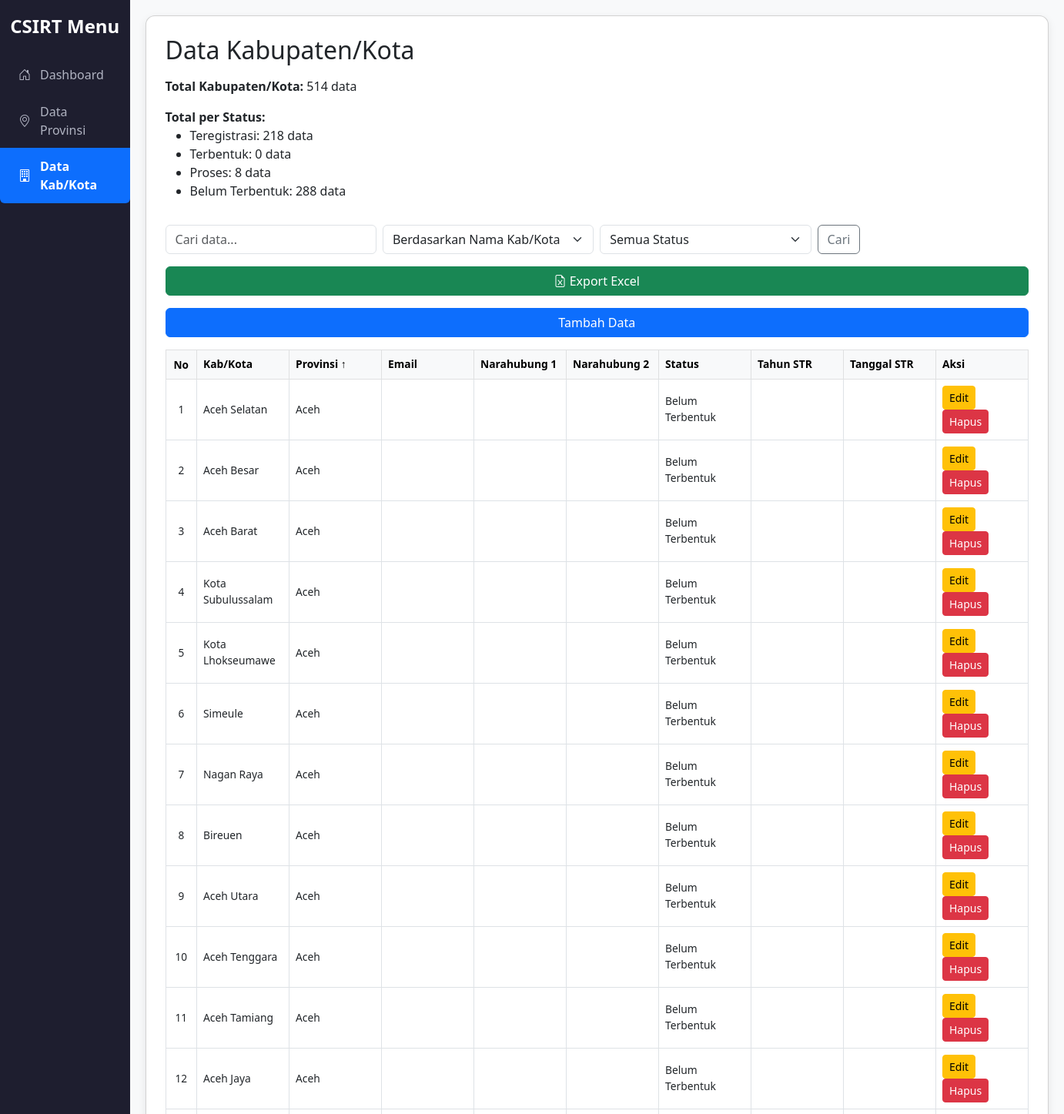
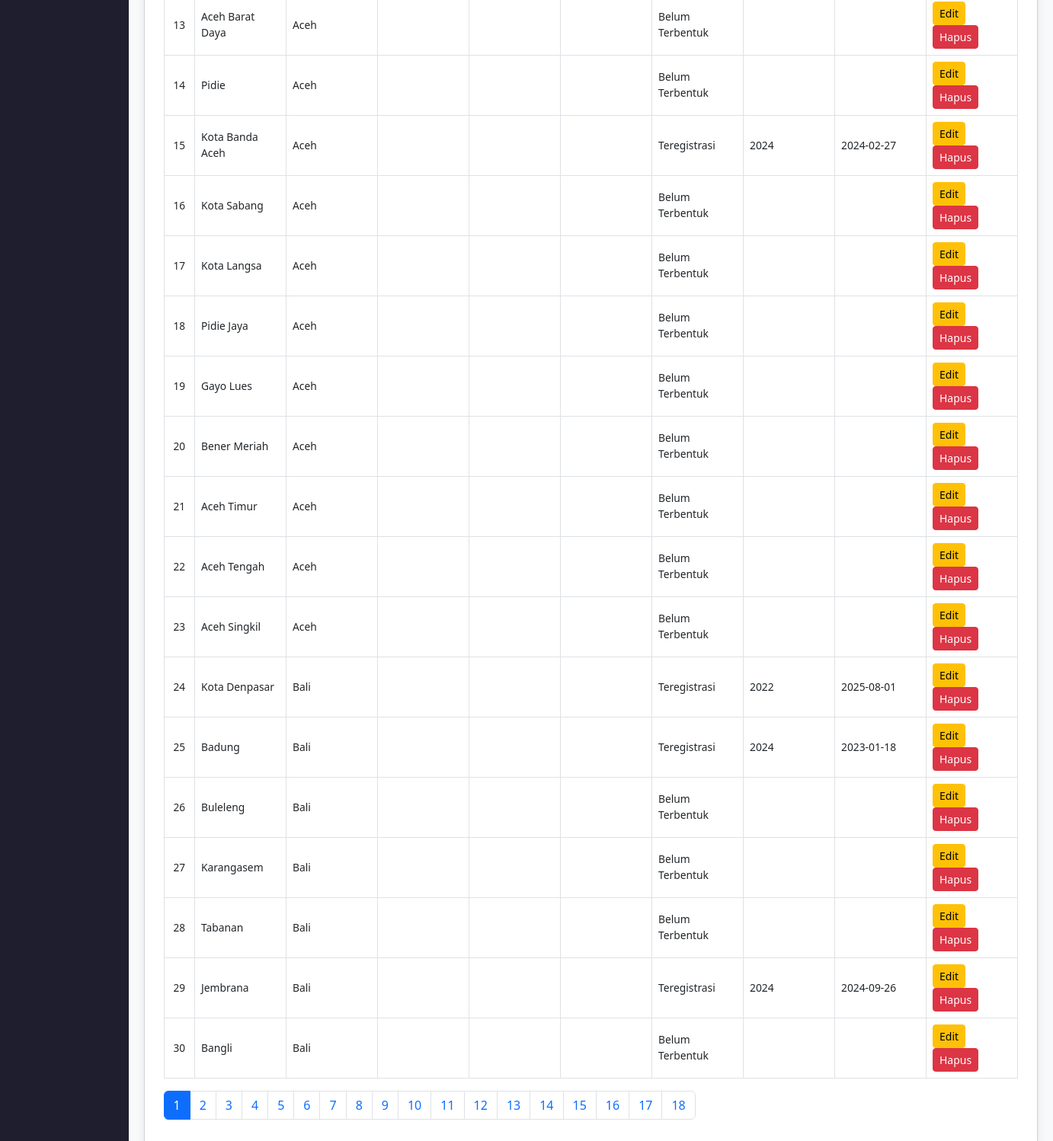
The page /kabkot.php on the database its author committed (2 pictures, top to bottom).
### tables this page shows
CREATE TABLE `kabkot` (
  `id` int NOT NULL AUTO_INCREMENT,
  `nama` varchar(100) NOT NULL,
  `email` varchar(100) DEFAULT NULL,
  `narahubung1` varchar(100) DEFAULT NULL,
  `narahubung2` varchar(100) DEFAULT NULL,
  `status` varchar(100) DEFAULT NULL,
  `tahunSTR` year DEFAULT NULL,
  `tanggalSTR` date DEFAULT NULL,
  `id_provinsi` int DEFAULT NULL,
  PRIMARY KEY (`id`),
  KEY `id_provinsi` (`id_provinsi`),
  CONSTRAINT `kabkot_ibfk_1` FOREIGN KEY (`id_provinsi`) REFERENCES `provinsi` (`id`)
);

CREATE TABLE `provinsi` (
  `id` int NOT NULL AUTO_INCREMENT,
  `nama` varchar(100) NOT NULL,
  `email` varchar(100) DEFAULT NULL,
  `narahubung1` varchar(100) DEFAULT NULL,
  `narahubung2` varchar(100) DEFAULT NULL,
  `tahunSTR` int DEFAULT NULL,
  `tanggalSTR` date DEFAULT NULL,
  `status` varchar(255) DEFAULT NULL,
  PRIMARY KEY (`id`),
  UNIQUE KEY `nama` (`nama`)
);

### kabkot.php (the view, shortened to what this page needs)
<?php include 'conn.php'; ?>
<!DOCTYPE html>
<html>
<head>
    <link href="https://cdn.jsdelivr.net/npm/bootstrap@5.3.0/dist/css/bootstrap.min.css" rel="stylesheet">
    <link href="https://cdn.jsdelivr.net/npm/bootstrap-icons@1.10.5/font/bootstrap-icons.css" rel="stylesheet">
</head>
<body>
<div class="sidebar">
    <h4 class="text-center mb-4">CSIRT Menu</h4>
    <div class="list-group">
        <a href="index.php" class="list-group-item <?= basename($_SERVER['PHP_SELF']) == 'index.php' ? 'active' : '' ?>">
            <i class="bi bi-house-door"></i> Dashboard
        </a>
        <a href="provinsi.php" class="list-group-item <?= basename($_SERVER['PHP_SELF']) == 'provinsi.php' ? 'active' : '' ?>">
            <i class="bi bi-geo-alt"></i> Data Provinsi
        </a>
        <a href="kabkot.php" class="list-group-item <?= basename($_SERVER['PHP_SELF']) == 'kabkot.php' ? 'active' : '' ?>">
            <i class="bi bi-building"></i> Data Kab/Kota
        </a>
    </div>
</div>
<div class="content">
    <div class="card">
        <h2 class="mb-3">Data Kabupaten/Kota</h2>
        <?php
        $total_result = $conn->query("SELECT COUNT(*) AS total FROM kabkot");
        $total_row = $total_result->fetch_assoc();
        echo "<p><strong>Total Kabupaten/Kota:</strong> {$total_row['total']} data</p>";
        ?>
        <?php
        $search = trim($_GET['search'] ?? '');
        $search_by = $_GET['search_by'] ?? 'nama';
        $filter_status = $_GET['filter_status'] ?? '';
        $where_conditions = [];
        $where_clause = count($where_conditions) > 0 ? "WHERE " . implode(" AND ", $where_conditions) : "";
        $status_list = ['Teregistrasi', 'Terbentuk', 'Proses'];
        $counts = [];
        foreach ($status_list as $s) {
            $status_condition = "kabkot.status = '$s'";
            $sql_count = "SELECT COUNT(*) as total FROM kabkot
                          JOIN provinsi ON kabkot.id_provinsi = provinsi.id
                          $where_clause " . ($where_clause ? "AND $status_condition" : "WHERE $status_condition");
            $res = $conn->query($sql_count);
            $row = $res->fetch_assoc();
            $counts[$s] = $row['total'];
        }
        $null_condition = "(kabkot.status IS NULL OR kabkot.status = '' OR kabkot.status = '-')";
        $sql_null = "SELECT COUNT(*) as total FROM kabkot
                     JOIN provinsi ON kabkot.id_provinsi = provinsi.id
                     $where_clause " . ($where_clause ? "AND $null_condition" : "WHERE $null_condition");
        $res = $conn->query($sql_null);
        $row = $res->fetch_assoc();
        $counts['Belum Terbentuk'] = $row['total'];
        ?>
        <div class="mb-3">
            <strong>Total per Status:</strong>
            <ul>
                <li>Teregistrasi: <?= $counts['Teregistrasi'] ?> data</li>
                <li>Terbentuk: <?= $counts['Terbentuk'] ?> data</li>
                <li>Proses: <?= $counts['Proses'] ?> data</li>
                <li>Belum Terbentuk: <?= $counts['Belum Terbentuk'] ?> data</li>
            </ul>
        </div>
        <form class="mb-3" method="get">
            <div class="row g-2 align-items-center">
                <div class="col-md-3">
                    <input type="text" name="search" class="form-control" placeholder="Cari data..." value="<?= htmlspecialchars($search) ?>">
                </div>
                <div class="col-md-3">
                    <select name="search_by" class="form-select">
                        <option value="nama" <?= $search_by === 'nama' ? 'selected' : '' ?>>Berdasarkan Nama Kab/Kota</option>
                    </select>
                </div>
                <div class="col-md-3">
                    <select name="filter_status" class="form-select">
                        <option value="">Semua Status</option>
                    </select>
                </div>
                <div class="col-md-auto">
                    <button class="btn btn-outline-secondary" type="submit">Cari</button>
                </div>
            </div>
        </form>
        <a href="kabkot_export_csv.php?search=<?= urlencode($search) ?>&search_by=<?= $search_by ?>&filter_status=<?= urlencode($filter_status) ?>" class="btn btn-success mb-3"><i class="bi bi-file-earmark-excel"></i> Export Excel</a>
        <a href="kabkot_tambah.php" class="btn btn-primary mb-3">Tambah Data</a>
        <?php
        $allowed_columns = ['nama', 'provinsi_nama', 'email', 'narahubung1', 'narahubung2', 'status', 'tahunSTR', 'tanggalSTR'];
        $sort = in_array($_GET['sort'] ?? '', $allowed_columns) ? $_GET['sort'] : 'provinsi_nama';
        $order = ($_GET['order'] ?? 'asc') === 'desc' ? 'desc' : 'asc';
        $new_order = $order === 'asc' ? 'desc' : 'asc';
        function sort_arrow($column, $current, $order) {
            if ($column !== $current) return '';
            return $order === 'asc' ? ' ↑' : ' ↓';
        }
        $per_page = 30;
        $page = isset($_GET['page']) ? max(1, (int)$_GET['page']) : 1;
        $offset = ($page - 1) * $per_page;
        $count_sql = "SELECT COUNT(*) as total FROM kabkot
                      JOIN provinsi ON kabkot.id_provinsi = provinsi.id
                      $where_clause";
        $count_result = $conn->query($count_sql);
        $filtered_total = $count_result->fetch_assoc()['total'];
        $sql = "SELECT kabkot.*, provinsi.nama AS provinsi_nama
                FROM kabkot
                JOIN provinsi ON kabkot.id_provinsi = provinsi.id
                $where_clause
                ORDER BY $sort $order
                LIMIT $per_page OFFSET $offset";
        $result = $conn->query($sql);
        ?>
        <div class="table-responsive">
            <table class="table table-bordered align-middle">
                <thead class="table-light">
                    <tr>
                        <th class="no-col">No</th>
                        <?php
                        $headers = [
                            'nama' => 'Kab/Kota',
                            'provinsi_nama' => 'Provinsi',
                            'email' => 'Email',
                            'narahubung1' => 'Narahubung 1',
                            'narahubung2' => 'Narahubung 2',
                            'status' => 'Status',
                            'tahunSTR' => 'Tahun STR',
                            'tanggalSTR' => 'Tanggal STR',
                        ];
                        foreach ($headers as $key => $label) {
                            echo "<th><a href='?page=$page&sort=$key&order=" . ($sort === $key ? $new_order : 'asc') . "&search=" . urlencode($search) . "&search_by=$search_by'>$label" . sort_arrow($key, $sort, $order) . "</a></th>";
                        }
                        ?>
                        <th>Aksi</th>
                    </tr>
                </thead>
                <tbody>
                <?php
                $no = $offset + 1;
                while ($row = $result->fetch_assoc()) {
                    $status_display = trim($row['status']) ?: 'Belum Terbentuk';
                    if ($status_display == '-') $status_display = 'Belum Terbentuk';
                    $tanggalSTR = $row['tanggalSTR'];
                    $tanggalSTR_class = '';
                    echo "<tr>
                        <td class='no-col'>{$no}</td>
                        <td>{$row['nama']}</td>
                        <td>{$row['provinsi_nama']}</td>
                        <td>{$row['email']}</td>
                        <td>{$row['narahubung1']}</td>
                        <td>{$row['narahubung2']}</td>
                        <td>{$status_display}</td>
                        <td>{$row['tahunSTR']}</td>
                        <td class='{$tanggalSTR_class}'>" . htmlspecialchars($tanggalSTR) . "</td>
                        <td>
                            <a href='kabkot_edit.php?id={$row['id']}' class='btn btn-sm btn-warning'>Edit</a>
                            <a href='kabkot_hapus.php?id={$row['id']}' class='btn btn-sm btn-danger' onclick='return confirm(\"Yakin hapus?\")'>Hapus</a>
                        </td>
                    </tr>";
                    $no++;
                }
                ?>
                </tbody>
            </table>
        </div>
        <?php
        $total_pages = ceil($filtered_total / $per_page);
        if ($total_pages > 1):
        ?>
        <nav>
            <ul class="pagination">
                <?php for ($i = 1; $i <= $total_pages; $i++): ?>
                    <li class="page-item <?= ($i == $page) ? 'active' : '' ?>">
                        <a class="page-link" href="?page=<?= $i ?>&sort=<?= $sort ?>&order=<?= $order ?>&search=<?= urlencode($search) ?>&search_by=<?= $search_by ?>&filter_status=<?= urlencode($filter_status) ?>"><?= $i ?></a>
                    </li>
                <?php endfor; ?>
            </ul>
        </nav>
        <?php endif; ?>
    </div>
</div>
</body>
</html>

### kabkot.php (style rules this page uses)
body { display: flex; min-height: 100vh; background-color: #f8f9fa; font-family: 'Segoe UI', sans-serif; }
.sidebar { width: 240px; background-color: #1e1e2f; color: #ffffff; display: flex; flex-direction: column; padding: 20px 0; }
.sidebar h4 { color: #ffffff; font-weight: bold; }
.sidebar .list-group { width: 100%; }
.sidebar .list-group-item { background: none; border: none; color: #b0b3c1; font-size: 16px; padding: 12px 24px; display: flex; align-items: center; gap: 12px; transition: background 0.2s ease; }
.sidebar .list-group-item.active { background-color: #0d6efd; color: #ffffff; font-weight: bold; }
.content { flex-grow: 1; padding: 20px; }
.card { border-radius: 12px; box-shadow: 0 4px 12px rgba(0, 0, 0, 0.08); padding: 25px; background-color: #ffffff; }
th a { color: inherit; text-decoration: none; }
.table thead { background-color: #f1f1f1; }
.table td, .table th { max-width: 180px; min-width: 120px; overflow-wrap: break-word; word-break: break-word; white-space: normal; vertical-align: middle; font-size: clamp(0.7rem, 1vw, 0.95rem); }
.table td.no-col, .table th.no-col { width: 1%; white-space: nowrap; min-width: unset; max-width: unset; text-align: center; font-size: 0.85rem; padding: 6px 10px; }

### rows shown on the page
kabkot: nama "Aceh Selatan", id_provinsi.nama "Aceh", status "Belum Terbentuk"
kabkot: nama "Aceh Besar", id_provinsi.nama "Aceh", status "Belum Terbentuk"
kabkot: nama "Aceh Barat", id_provinsi.nama "Aceh", status "Belum Terbentuk"
kabkot: nama "Kota Subulussalam", id_provinsi.nama "Aceh", status "Belum Terbentuk"
kabkot: nama "Kota Lhokseumawe", id_provinsi.nama "Aceh", status "Belum Terbentuk"
kabkot: nama "Simeule", id_provinsi.nama "Aceh", status "Belum Terbentuk"
kabkot: nama "Nagan Raya", id_provinsi.nama "Aceh", status "Belum Terbentuk"
kabkot: nama "Bireuen", id_provinsi.nama "Aceh", status "Belum Terbentuk"
kabkot: nama "Aceh Utara", id_provinsi.nama "Aceh", status "Belum Terbentuk"
kabkot: nama "Aceh Tenggara", id_provinsi.nama "Aceh", status "Belum Terbentuk"
kabkot: nama "Aceh Tamiang", id_provinsi.nama "Aceh", status "Belum Terbentuk"
kabkot: nama "Aceh Jaya", id_provinsi.nama "Aceh", status "Belum Terbentuk"
kabkot: nama "Aceh Barat Daya", id_provinsi.nama "Aceh", status "Belum Terbentuk"
kabkot: nama "Pidie", id_provinsi.nama "Aceh", status "Belum Terbentuk"
kabkot: nama "Kota Banda Aceh", id_provinsi.nama "Aceh", status "Teregistrasi", tahunSTR "2024", tanggalSTR "2024-02-27"
kabkot: nama "Kota Sabang", id_provinsi.nama "Aceh", status "Belum Terbentuk"
kabkot: nama "Kota Langsa", id_provinsi.nama "Aceh", status "Belum Terbentuk"
kabkot: nama "Pidie Jaya", id_provinsi.nama "Aceh", status "Belum Terbentuk"
kabkot: nama "Gayo Lues", id_provinsi.nama "Aceh", status "Belum Terbentuk"
kabkot: nama "Bener Meriah", id_provinsi.nama "Aceh", status "Belum Terbentuk"
kabkot: nama "Aceh Timur", id_provinsi.nama "Aceh", status "Belum Terbentuk"
kabkot: nama "Aceh Tengah", id_provinsi.nama "Aceh", status "Belum Terbentuk"
kabkot: nama "Aceh Singkil", id_provinsi.nama "Aceh", status "Belum Terbentuk"
kabkot: nama "Kota Denpasar", id_provinsi.nama "Bali", status "Teregistrasi", tahunSTR "2022", tanggalSTR "2025-08-01"
kabkot: nama "Badung", id_provinsi.nama "Bali", status "Teregistrasi", tahunSTR "2024", tanggalSTR "2023-01-18"
kabkot: nama "Buleleng", id_provinsi.nama "Bali", status "Belum Terbentuk"
kabkot: nama "Karangasem", id_provinsi.nama "Bali", status "Belum Terbentuk"
kabkot: nama "Tabanan", id_provinsi.nama "Bali", status "Belum Terbentuk"
kabkot: nama "Jembrana", id_provinsi.nama "Bali", status "Teregistrasi", tahunSTR "2024", tanggalSTR "2024-09-26"
kabkot: nama "Bangli", id_provinsi.nama "Bali", status "Belum Terbentuk"

### other values the page prints
$total_row['total'] "514"
$counts['Teregistrasi'] "218"
$counts['Terbentuk'] "0"
$counts['Proses'] "8"
$counts['Belum Terbentuk'] "288"
$label "Kab/Kota"
$label "Provinsi"
sort_arrow($key, $sort, $order) "↑"
$label "Email"
$label "Narahubung 1"
$label "Narahubung 2"
$label "Status"
$label "Tahun STR"
$label "Tanggal STR"
